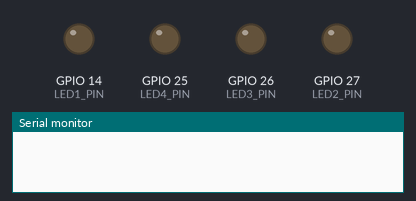
Simulated run of this program. Board: ESP32. Parts: output pins drawn as LEDs (lit = HIGH), the last lines printed to the serial monitor.

Above: at 0.7 s.
At 2.2 s:
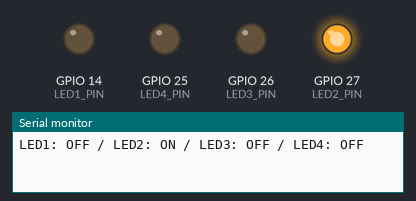
At 3.7 s:
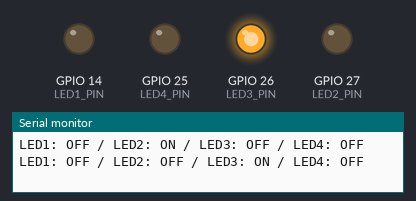
At 5.2 s:
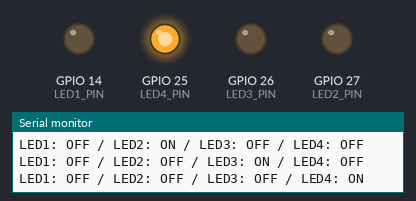
At 6.7 s:
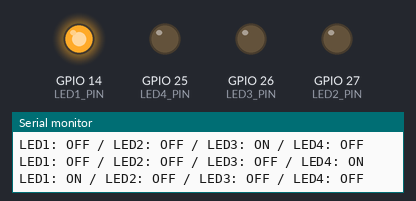
Timing chart, 0 to 7.8 s (numbered marks = the images above):
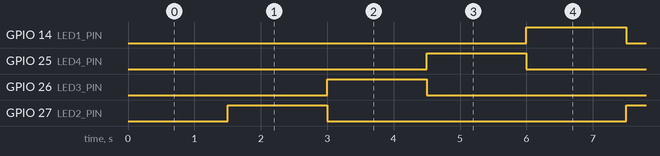

Measured:
- by itself, GPIO 14 (LED1_PIN), GPIO 25 (LED4_PIN), GPIO 26 (LED3_PIN), GPIO 27 (LED2_PIN): alternates HIGH for 1.5 s and LOW for 4.5 s
- by itself, everything shown: repeats every 6.0 s, in 4 steps

The program:

main.cpp
```cpp
#include <Arduino.h>

#define LED1_PIN 14
#define LED2_PIN 27
#define LED3_PIN 26
#define LED4_PIN 25

volatile int currentStep = 0;
volatile bool updateSerial = false;

hw_timer_t *timer = NULL;

void IRAM_ATTR Timer0_ISR() {
  currentStep = (currentStep + 1) % 4;

  digitalWrite(LED1_PIN, LOW);
  digitalWrite(LED2_PIN, LOW);
  digitalWrite(LED3_PIN, LOW);
  digitalWrite(LED4_PIN, LOW);

  switch (currentStep) {
    case 0:
      digitalWrite(LED1_PIN, HIGH);
      break;
    case 1:
      digitalWrite(LED2_PIN, HIGH);
      break;
    case 2:
      digitalWrite(LED3_PIN, HIGH);
      break;
    case 3:
      digitalWrite(LED4_PIN, HIGH);
      break;
  }

  updateSerial = true;
}

void setup() {
  Serial.begin(9600);

  pinMode(LED1_PIN, OUTPUT);
  digitalWrite(LED1_PIN, LOW);

  pinMode(LED2_PIN, OUTPUT);
  digitalWrite(LED2_PIN, LOW);

  pinMode(LED3_PIN, OUTPUT);
  digitalWrite(LED3_PIN, LOW);

  pinMode(LED4_PIN, OUTPUT);
  digitalWrite(LED4_PIN, LOW);

  timer = timerBegin(0, 80, true);
  timerAttachInterrupt(timer, &Timer0_ISR, true);
  timerAlarmWrite(timer, 1500000, true);
  timerAlarmEnable(timer);
}

void loop() {
  if (updateSerial) {
    noInterrupts();
    updateSerial = false;
    int step = currentStep;
    interrupts();

    Serial.print("LED1: ");
    Serial.print(step == 0 ? "ON" : "OFF");
    Serial.print(" / LED2: ");
    Serial.print(step == 1 ? "ON" : "OFF");
    Serial.print(" / LED3: ");
    Serial.print(step == 2 ? "ON" : "OFF");
    Serial.print(" / LED4: ");
    Serial.println(step == 3 ? "ON" : "OFF");
  }
}
```
